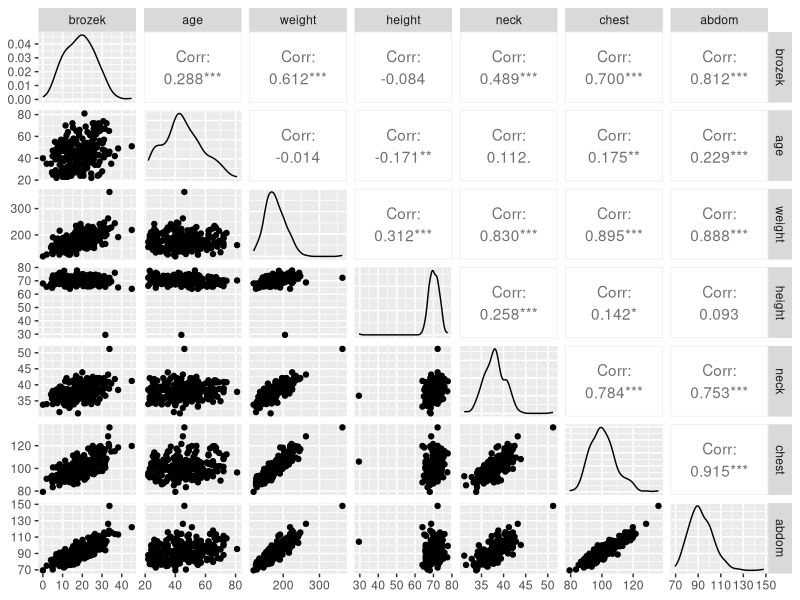
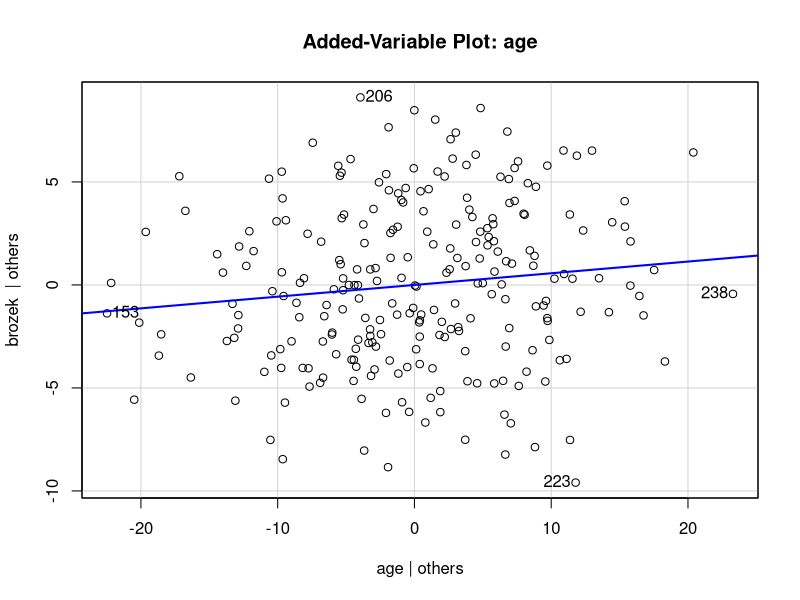
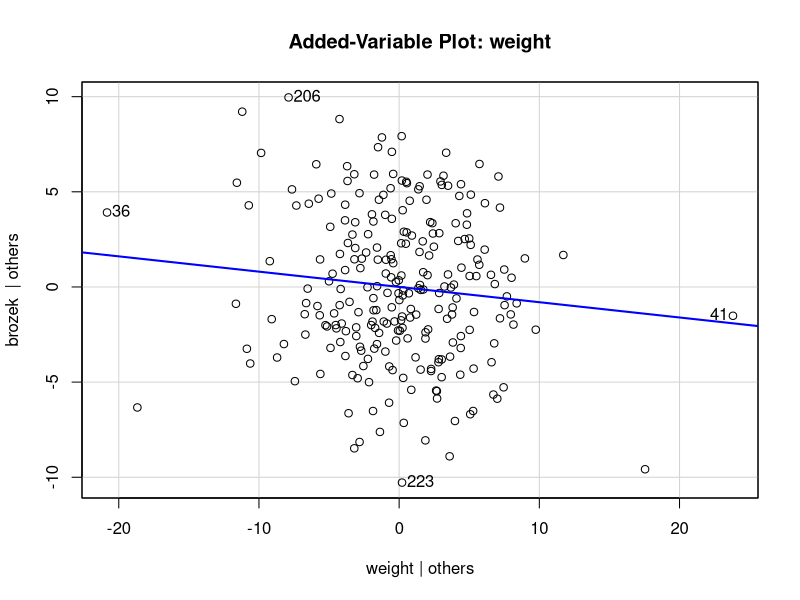
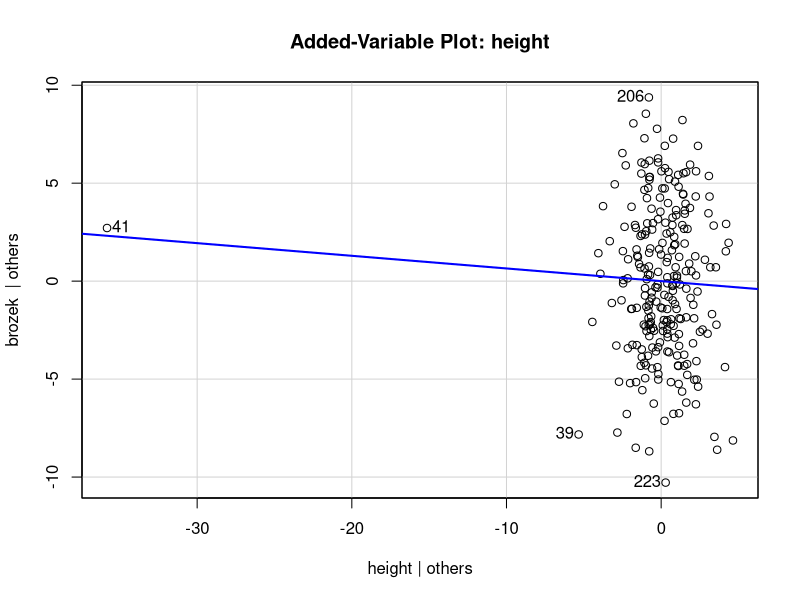
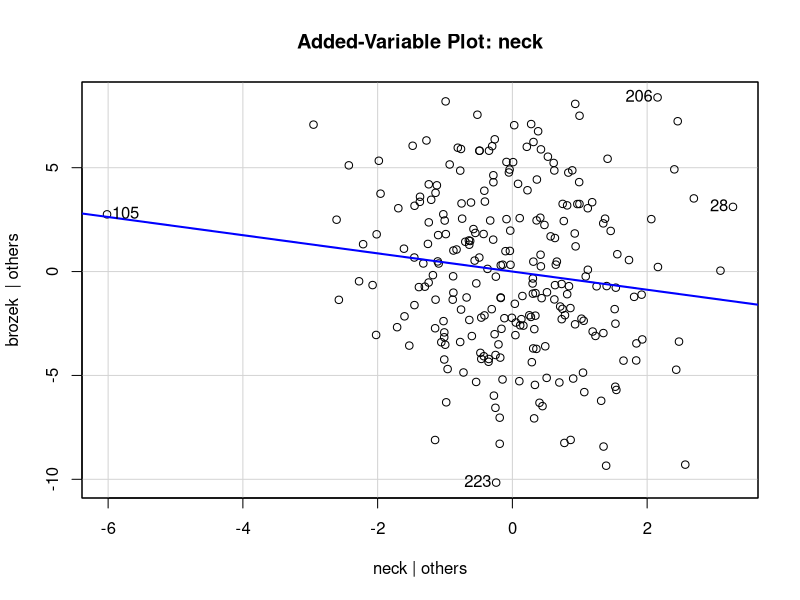
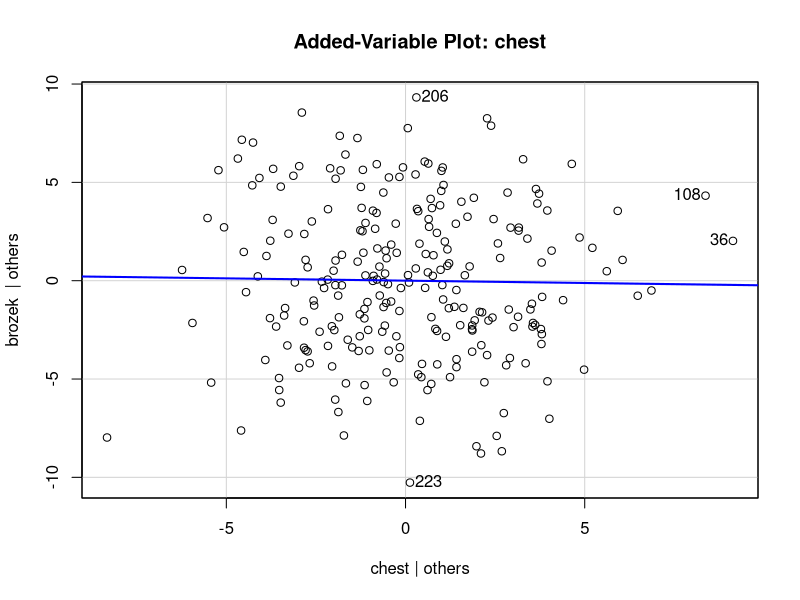
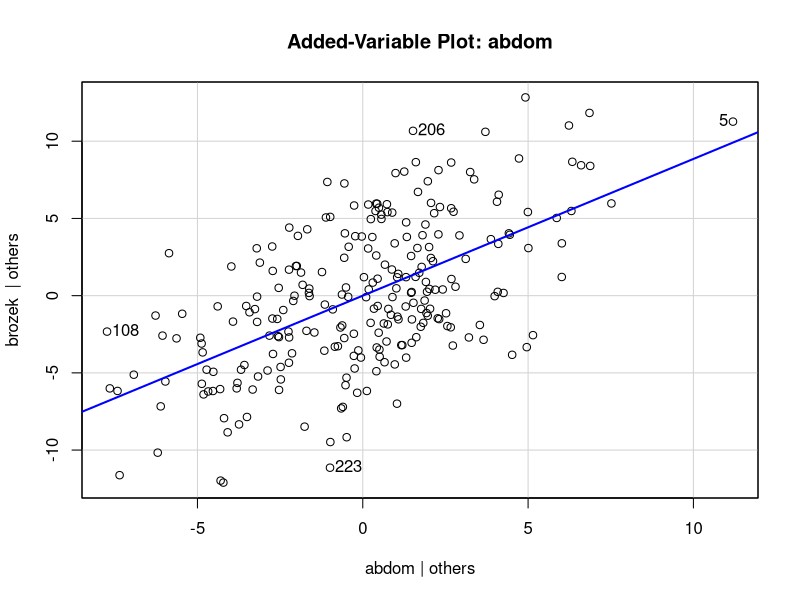
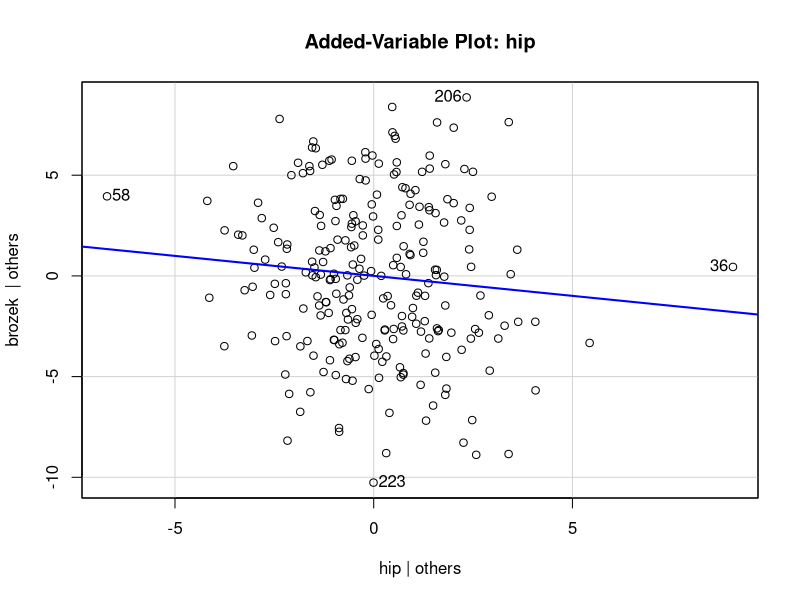

These figures' R source, in order:
## ---- chunk 1
knitr::opts_chunk$set(echo = FALSE)
## ---- chunk 2
library(tidyverse)
library(MASS)
library(lmtest)
library(car)
library(gridExtra)
## ---- chunk 3
#read in data
body_data <- read.table(file = "BodyFat.txt", header = TRUE)
## ---- chunk 4
# look at variables relation to brozek and see cor values
GGally::ggpairs(body_data, columns = 1:7)


## ---- chunk 5

# age weight height neck chest abdom hip thigh knee ankle biceps forearm wrist

##Multiple Regression Model
body_slr <- lm(brozek~.,body_data)


##Correlation
cor(as.matrix(body_data[,1]), as.matrix(body_data[,-1]))
## ---- chunk 6
body_slr$coefficients
 # + \epsilon_i \text{ where } \epsilon_i \sim \mathcal{N}(\mu,\,\sigma^{2})
## ---- chunk 7
##Using added-variable plots to check for linearity
avPlot(body_slr, variable = "age")
avPlot(body_slr, variable = "weight")
avPlot(body_slr, variable = "height")
avPlot(body_slr, variable = "neck")
avPlot(body_slr, variable = "chest")
avPlot(body_slr, variable = "abdom")
avPlot(body_slr, variable = "hip")
avPlot(body_slr, variable = "thigh")
avPlot(body_slr, variable = "knee")
avPlot(body_slr, variable = "ankle")
avPlot(body_slr, variable = "biceps")
avPlot(body_slr, variable = "forearm")
avPlot(body_slr, variable = "wrist")


## ---- chunk 8
#bp test for model to test equal variance
bptest(body_slr)
## ---- chunk 9
#ks test for model to test normality of residuals
ks.test(stdres(body_slr),"pnorm")
## ---- chunk 10
## Fit transformed model and verify 



# Cross validate
n.cv <- 500
n.test <- .1*nrow(body_data) #10%
bias <- rep(NA,n.cv)
rpmse <- rep(NA,n.cv)
coverage <- rep(NA,n.cv)
width <- rep(NA,n.cv)
for(cv in 1:n.cv){
  
  test.obs <- sample(nrow(body_data),n.test)
  test.set <- body_data[test.obs,]
  train.set <- body_data[-test.obs,]
  
  train.lm <- lm(brozek~.,data=train.set)
  test.preds <- predict.lm(train.lm,newdata=test.set,interval="prediction")
  
  bias[cv] <- mean(test.preds[,1]-test.set$brozek)
  rpmse[cv] <- sqrt(mean(test.preds[,1]-test.set$brozek)^2)
  coverage[cv] <- mean(test.set$brozek > test.preds[,2] & test.set$brozek < test.preds[,3])
  width[cv] <- mean(test.preds[,3]-test.preds[,2])
}

bias.hist <- ggplot()+geom_histogram(aes(x=bias))+xlab('Bias')+ylab('Count')

rpmse.hist <- ggplot()+geom_histogram(aes(x=rpmse))+xlab('RPMSE')+ylab('Count')

coverage.hist <- ggplot()+geom_histogram(aes(x=coverage))+xlab('Coverage')+ylab('Count')

width.hist <- ggplot()+geom_histogram(aes(x=width/2))+xlab('Half Width')+ylab('Count')

grid.arrange(bias.hist,rpmse.hist,coverage.hist,width.hist,nrow=2)


## ---- chunk 11
# R-squared
r2 <- round(summary(body_slr)$r.squared,4)

#Cross-Validation statistics
bias_mean <- round(mean(bias),4)
rpmse_mean <- round(mean(rpmse),4)
coverage_mean <- mean(coverage)
width_mean <- mean(width)
## ---- chunk 12
# prediction data frame
dframe <- data.frame(age= 50,
weight= 203, height= 67, neck= 40.2, chest=114.8, abdom=108.1, hip=102.5, thigh=61.3,
knee= 41.1, ankle= 24.7, biceps= 34.1, forearm= 31, wrist= 18.3)

#predicted value
predict_values <- predict.lm(body_slr, dframe, interval = "prediction")
